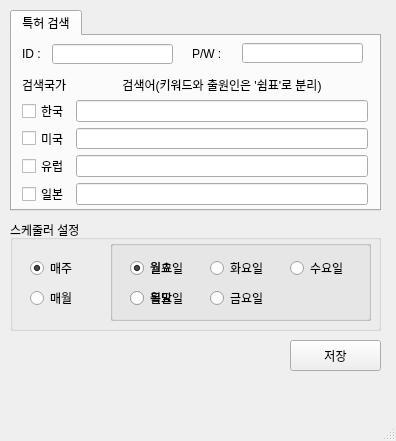
<?xml version="1.0" encoding="UTF-8"?>
<ui version="4.0">
 <class>MainWindow</class>
 <widget class="QMainWindow" name="MainWindow">
  <property name="enabled">
   <bool>true</bool>
  </property>
  <property name="geometry">
   <rect>
    <x>0</x>
    <y>0</y>
    <width>396</width>
    <height>441</height>
   </rect>
  </property>
  <property name="windowTitle">
   <string>MainWindow</string>
  </property>
  <widget class="QWidget" name="centralwidget">
   <widget class="QTabWidget" name="tabWidget">
    <property name="geometry">
     <rect>
      <x>10</x>
      <y>10</y>
      <width>371</width>
      <height>201</height>
     </rect>
    </property>
    <property name="currentIndex">
     <number>0</number>
    </property>
    <widget class="QWidget" name="tab">
     <attribute name="title">
      <string>특허 검색</string>
     </attribute>
     <widget class="QLabel" name="label">
      <property name="geometry">
       <rect>
        <x>10</x>
        <y>10</y>
        <width>31</width>
        <height>16</height>
       </rect>
      </property>
      <property name="text">
       <string>ID :</string>
      </property>
     </widget>
     <widget class="QLabel" name="label_3">
      <property name="geometry">
       <rect>
        <x>180</x>
        <y>10</y>
        <width>41</width>
        <height>16</height>
       </rect>
      </property>
      <property name="text">
       <string>P/W :</string>
      </property>
     </widget>
     <widget class="QLineEdit" name="ledit_id">
      <property name="geometry">
       <rect>
        <x>40</x>
        <y>8</y>
        <width>121</width>
        <height>20</height>
       </rect>
      </property>
     </widget>
     <widget class="QLineEdit" name="ledit_pw">
      <property name="geometry">
       <rect>
        <x>230</x>
        <y>7</y>
        <width>121</width>
        <height>20</height>
       </rect>
      </property>
     </widget>
     <widget class="QWidget" name="formLayoutWidget">
      <property name="geometry">
       <rect>
        <x>10</x>
        <y>40</y>
        <width>346</width>
        <height>129</height>
       </rect>
      </property>
      <layout class="QFormLayout" name="formLayout">
       <item row="1" column="0">
        <widget class="QCheckBox" name="cbox_kor">
         <property name="text">
          <string>한국</string>
         </property>
        </widget>
       </item>
       <item row="1" column="1">
        <widget class="QLineEdit" name="ledit_kor"/>
       </item>
       <item row="2" column="0">
        <widget class="QCheckBox" name="cbox_usa">
         <property name="text">
          <string>미국</string>
         </property>
        </widget>
       </item>
       <item row="2" column="1">
        <widget class="QLineEdit" name="ledit_usa"/>
       </item>
       <item row="3" column="0">
        <widget class="QCheckBox" name="cbox_eu">
         <property name="text">
          <string>유럽</string>
         </property>
        </widget>
       </item>
       <item row="3" column="1">
        <widget class="QLineEdit" name="ledit_eu"/>
       </item>
       <item row="4" column="0">
        <widget class="QCheckBox" name="cbox_jpn">
         <property name="text">
          <string>일본</string>
         </property>
        </widget>
       </item>
       <item row="4" column="1">
        <widget class="QLineEdit" name="ledit_jpn"/>
       </item>
       <item row="0" column="0">
        <widget class="QLabel" name="label_4">
         <property name="text">
          <string>검색국가</string>
         </property>
        </widget>
       </item>
       <item row="0" column="1">
        <widget class="QLabel" name="label_5">
         <property name="text">
          <string>검색어(키워드와 출원인은 '쉼표'로 분리)</string>
         </property>
         <property name="alignment">
          <set>Qt::AlignCenter</set>
         </property>
        </widget>
       </item>
      </layout>
     </widget>
    </widget>
   </widget>
   <widget class="QPushButton" name="btn_save">
    <property name="geometry">
     <rect>
      <x>290</x>
      <y>340</y>
      <width>91</width>
      <height>31</height>
     </rect>
    </property>
    <property name="text">
     <string>저장</string>
    </property>
   </widget>
   <widget class="QGroupBox" name="groupBox">
    <property name="geometry">
     <rect>
      <x>10</x>
      <y>220</y>
      <width>371</width>
      <height>111</height>
     </rect>
    </property>
    <property name="title">
     <string>스케줄러 설정</string>
    </property>
    <widget class="QRadioButton" name="rbtn_weekly">
     <property name="geometry">
      <rect>
       <x>20</x>
       <y>40</y>
       <width>51</width>
       <height>16</height>
      </rect>
     </property>
     <property name="text">
      <string>매주</string>
     </property>
     <property name="checked">
      <bool>true</bool>
     </property>
    </widget>
    <widget class="QRadioButton" name="rbtn_monthly">
     <property name="geometry">
      <rect>
       <x>20</x>
       <y>70</y>
       <width>51</width>
       <height>16</height>
      </rect>
     </property>
     <property name="text">
      <string>매월</string>
     </property>
    </widget>
    <widget class="QGroupBox" name="groupBox_weekly">
     <property name="enabled">
      <bool>true</bool>
     </property>
     <property name="geometry">
      <rect>
       <x>100</x>
       <y>20</y>
       <width>261</width>
       <height>81</height>
      </rect>
     </property>
     <property name="title">
      <string/>
     </property>
     <widget class="QRadioButton" name="rbtn_mon">
      <property name="geometry">
       <rect>
        <x>20</x>
        <y>20</y>
        <width>71</width>
        <height>16</height>
       </rect>
      </property>
      <property name="text">
       <string>월요일</string>
      </property>
      <property name="checked">
       <bool>true</bool>
      </property>
     </widget>
     <widget class="QRadioButton" name="rbtn_tue">
      <property name="geometry">
       <rect>
        <x>100</x>
        <y>20</y>
        <width>71</width>
        <height>16</height>
       </rect>
      </property>
      <property name="text">
       <string>화요일</string>
      </property>
     </widget>
     <widget class="QRadioButton" name="rbtn_wed">
      <property name="geometry">
       <rect>
        <x>180</x>
        <y>20</y>
        <width>71</width>
        <height>16</height>
       </rect>
      </property>
      <property name="text">
       <string>수요일</string>
      </property>
     </widget>
     <widget class="QRadioButton" name="rbtn_fri">
      <property name="geometry">
       <rect>
        <x>100</x>
        <y>50</y>
        <width>71</width>
        <height>16</height>
       </rect>
      </property>
      <property name="text">
       <string>금요일</string>
      </property>
     </widget>
     <widget class="QRadioButton" name="rbtn_thu">
      <property name="geometry">
       <rect>
        <x>20</x>
        <y>50</y>
        <width>71</width>
        <height>16</height>
       </rect>
      </property>
      <property name="text">
       <string>목요일</string>
      </property>
     </widget>
    </widget>
    <widget class="QGroupBox" name="groupBox_monthly">
     <property name="enabled">
      <bool>true</bool>
     </property>
     <property name="geometry">
      <rect>
       <x>100</x>
       <y>20</y>
       <width>261</width>
       <height>81</height>
      </rect>
     </property>
     <property name="title">
      <string/>
     </property>
     <widget class="QRadioButton" name="rbtn_first">
      <property name="geometry">
       <rect>
        <x>20</x>
        <y>20</y>
        <width>61</width>
        <height>16</height>
       </rect>
      </property>
      <property name="text">
       <string>월초</string>
      </property>
      <property name="checked">
       <bool>true</bool>
      </property>
     </widget>
     <widget class="QRadioButton" name="rbtn_last">
      <property name="geometry">
       <rect>
        <x>20</x>
        <y>50</y>
        <width>61</width>
        <height>16</height>
       </rect>
      </property>
      <property name="text">
       <string>월말</string>
      </property>
     </widget>
    </widget>
   </widget>
  </widget>
  <widget class="QMenuBar" name="menubar">
   <property name="geometry">
    <rect>
     <x>0</x>
     <y>0</y>
     <width>396</width>
     <height>26</height>
    </rect>
   </property>
  </widget>
  <widget class="QStatusBar" name="statusbar"/>
 </widget>
 <resources/>
 <connections/>
</ui>
